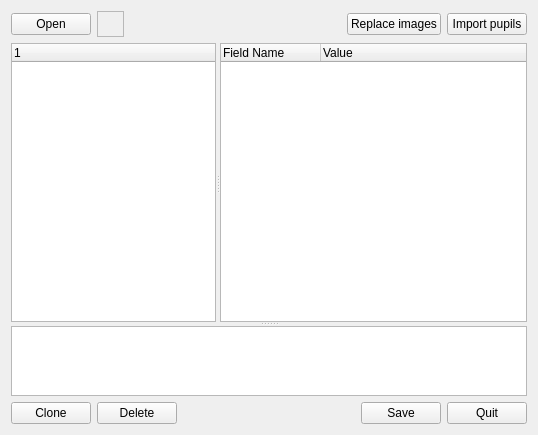
<ui version="4.0" >
 <class>Form</class>
 <widget class="QWidget" name="Form" >
  <property name="geometry" >
   <rect>
    <x>0</x>
    <y>0</y>
    <width>538</width>
    <height>435</height>
   </rect>
  </property>
  <property name="windowTitle" >
   <string>Configuration/Layout Editor</string>
  </property>
  <layout class="QVBoxLayout" >
   <item>
    <layout class="QHBoxLayout" >
     <item>
      <widget class="QPushButton" name="pushButton_switch" >
       <property name="toolTip" >
        <string>Switch to a different configuration file</string>
       </property>
       <property name="text" >
        <string>Open</string>
       </property>
      </widget>
     </item>
     <item>
      <widget class="QFrame" name="frame" >
       <property name="frameShape" >
        <enum>QFrame::StyledPanel</enum>
       </property>
       <property name="frameShadow" >
        <enum>QFrame::Raised</enum>
       </property>
       <layout class="QHBoxLayout" >
        <property name="topMargin" >
         <number>1</number>
        </property>
        <property name="bottomMargin" >
         <number>1</number>
        </property>
        <item>
         <widget class="QLabel" name="label" >
          <property name="text" >
           <string/>
          </property>
         </widget>
        </item>
       </layout>
      </widget>
     </item>
     <item>
      <spacer>
       <property name="orientation" >
        <enum>Qt::Horizontal</enum>
       </property>
       <property name="sizeHint" >
        <size>
         <width>211</width>
         <height>26</height>
        </size>
       </property>
      </spacer>
     </item>
     <item>
      <widget class="QPushButton" name="pushButton_pix" >
       <property name="text" >
        <string>Replace images</string>
       </property>
      </widget>
     </item>
     <item>
      <widget class="QPushButton" name="pushButton_pupils" >
       <property name="text" >
        <string>Import pupils</string>
       </property>
      </widget>
     </item>
    </layout>
   </item>
   <item>
    <widget class="QSplitter" name="splitter_2" >
     <property name="orientation" >
      <enum>Qt::Vertical</enum>
     </property>
     <property name="childrenCollapsible" >
      <bool>false</bool>
     </property>
     <widget class="QSplitter" name="splitter" >
      <property name="sizePolicy" >
       <sizepolicy vsizetype="Preferred" hsizetype="Expanding" >
        <horstretch>0</horstretch>
        <verstretch>4</verstretch>
       </sizepolicy>
      </property>
      <property name="orientation" >
       <enum>Qt::Horizontal</enum>
      </property>
      <property name="childrenCollapsible" >
       <bool>false</bool>
      </property>
      <widget class="QTreeWidget" name="treeWidget" >
       <property name="sizePolicy" >
        <sizepolicy vsizetype="Expanding" hsizetype="Expanding" >
         <horstretch>2</horstretch>
         <verstretch>0</verstretch>
        </sizepolicy>
       </property>
       <property name="indentation" >
        <number>30</number>
       </property>
       <property name="uniformRowHeights" >
        <bool>true</bool>
       </property>
       <column>
        <property name="text" >
         <string/>
        </property>
       </column>
      </widget>
      <widget class="QTreeWidget" name="tableWidget" >
       <property name="sizePolicy" >
        <sizepolicy vsizetype="Expanding" hsizetype="Expanding" >
         <horstretch>3</horstretch>
         <verstretch>0</verstretch>
        </sizepolicy>
       </property>
       <property name="editTriggers" >
        <set>QAbstractItemView::CurrentChanged</set>
       </property>
       <property name="alternatingRowColors" >
        <bool>true</bool>
       </property>
       <property name="uniformRowHeights" >
        <bool>true</bool>
       </property>
       <column>
        <property name="text" >
         <string>Field Name                 </string>
        </property>
       </column>
       <column>
        <property name="text" >
         <string>Value</string>
        </property>
       </column>
      </widget>
     </widget>
     <widget class="QTextEdit" name="textEdit" >
      <property name="sizePolicy" >
       <sizepolicy vsizetype="Expanding" hsizetype="Expanding" >
        <horstretch>0</horstretch>
        <verstretch>1</verstretch>
       </sizepolicy>
      </property>
      <property name="undoRedoEnabled" >
       <bool>true</bool>
      </property>
      <property name="readOnly" >
       <bool>false</bool>
      </property>
     </widget>
    </widget>
   </item>
   <item>
    <layout class="QHBoxLayout" >
     <item>
      <widget class="QPushButton" name="pushButton_clone" >
       <property name="contextMenuPolicy" >
        <enum>Qt::NoContextMenu</enum>
       </property>
       <property name="toolTip" >
        <string>Make a copy of the current node</string>
       </property>
       <property name="text" >
        <string>Clone</string>
       </property>
      </widget>
     </item>
     <item>
      <widget class="QPushButton" name="pushButton_delete" >
       <property name="toolTip" >
        <string>Remove the current node</string>
       </property>
       <property name="text" >
        <string>Delete</string>
       </property>
      </widget>
     </item>
     <item>
      <spacer>
       <property name="orientation" >
        <enum>Qt::Horizontal</enum>
       </property>
       <property name="sizeHint" >
        <size>
         <width>40</width>
         <height>20</height>
        </size>
       </property>
      </spacer>
     </item>
     <item>
      <widget class="QPushButton" name="pushButton_save" >
       <property name="toolTip" >
        <string>Save to temporary file</string>
       </property>
       <property name="text" >
        <string>Save</string>
       </property>
      </widget>
     </item>
     <item>
      <widget class="QPushButton" name="pushButton_quit" >
       <property name="toolTip" >
        <string>Save the changes and exit the program</string>
       </property>
       <property name="text" >
        <string>Quit</string>
       </property>
      </widget>
     </item>
    </layout>
   </item>
  </layout>
 </widget>
 <resources/>
 <connections>
  <connection>
   <sender>pushButton_quit</sender>
   <signal>clicked()</signal>
   <receiver>Form</receiver>
   <slot>close()</slot>
   <hints>
    <hint type="sourcelabel" >
     <x>682</x>
     <y>253</y>
    </hint>
    <hint type="destinationlabel" >
     <x>642</x>
     <y>272</y>
    </hint>
   </hints>
  </connection>
 </connections>
</ui>
